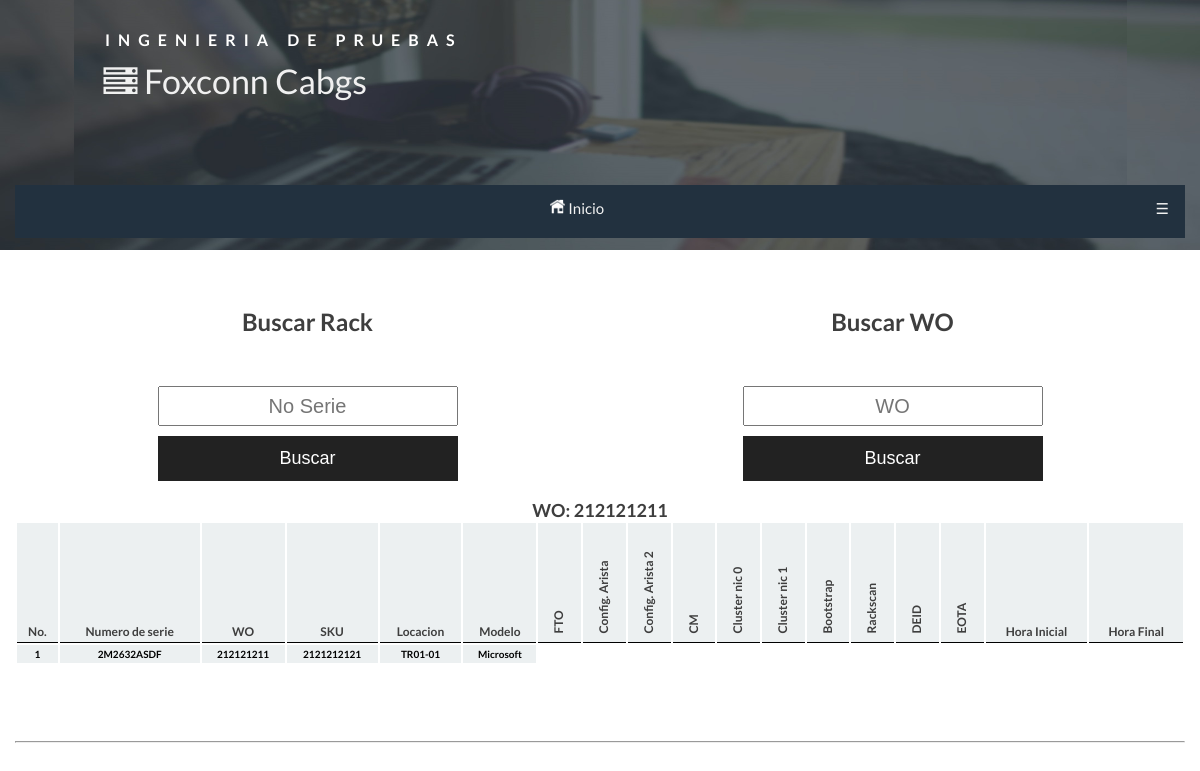
The app's page /JV/buscar.php?WO=212121211 with its own data.
### tables this page shows
CREATE TABLE `racksterminadosjv` (
  `ID` int(11) NOT NULL,
  `NoSerie` varchar(10) NOT NULL,
  `WO` varchar(9) NOT NULL,
  `SKU` varchar(10) NOT NULL,
  `Bahia` int(1) NOT NULL,
  `Locacion` varchar(8) NOT NULL,
  `Modelo` varchar(30) NOT NULL,
  `Corriendo` tinyint(1) NOT NULL,
  `NoReloj` int(5) NOT NULL
);

### JV/buscar.php (the view, shortened to what this page needs)
<?php
include('consultas1.php');
?>
<!DOCTYPE html>
<html>
<head>
	<link rel="stylesheet" href="../css/style.css">
	<link rel="stylesheet" href="../fonts/font-awesome/css/font-awesome.min.css">
	<link rel="stylesheet" href="../css/stylef.css">
	<link rel="stylesheet" href="../css/popup.css">
	<link rel="stylesheet" type="text/css" href="../css/default.css" />
	<link rel="stylesheet" href="../css/component.css">
	<link rel="stylesheet" href="../css/moodalbox.css">
	<link rel="stylesheet" href="style/popup.css">
<link rel="stylesheet" href="style/moodalbox.css" type="text/css" media="screen"/>
</head>
<body class="desarroll">
	<header>
	<div class="grupo ">
		<div class="caja">
			<div class="container">
				<header class="clearfix header2">
					<span>Ingenieria de pruebas</span>
					<a href="/Statuspb/index.php"><h1><i class="fa fa-server" aria-hidden="true"></i> Foxconn Cabgs</h1></a>
				</header>
			</div>
        </div>
      </div>
      <div class="grupo total">
        <div class="caja">
          <center>
            <nav>
              <ul class="topnav">
                <li ><a class="hvr-underline-from-center" href="index.php"><img width="15" src="../img/home.png"> Inicio</a></li>
                <li class="icon">
                  <a href="javascript:void(0);" onclick="myFunction()">&#9776;</a></li>
                </ul>
              </nav></center>
            </div>
          </div>
	</header>
<section>
<div class="grupo">
<div class="caja"><div class="caja web-50" style="float:right;"><center><br><br><br><h2>Buscar WO</h2></center>
		<form class="buscador" action="buscar.php" method="post">
			<input name='WO' placeholder="WO" type="text" pattern="[0-9]{9}" maxlength="9" required><br>
			<button class="btn2" style="width:300px">Buscar</button>
		</form></div>
		<div class="caja web-50" style="float:left;"><center><br><br><br><h2>Buscar Rack</h2></center>
		<form class="buscador" action="buscarr.php" method="post">
			<input name='NoSerie' placeholder="No Serie" type="text" pattern="2[mM]{1}2[0-9a-zA-Z]{7}" maxlength="10" required><br>
			<button class="btn2" style="width:300px">Buscar</button>
		</form></div>
		<?php
		if(isset($_REQUEST['WO'])){
		$WO=$_REQUEST['WO'];
		$con1=mysqli_query($enlace, "SELECT * FROM racksjv WHERE WO='$WO'");
		$con2=mysqli_query($enlace, "SELECT * FROM racksterminadosjv WHERE WO='$WO'");
		if ($cons1=mysqli_fetch_row($con1)||$cons2=mysqli_fetch_row($con2)) {
			$contador=1;
					echo '<table class="stgral"><caption><h2>WO: '.$WO.'</h2></caption>
					<tr><th>No.</th><th>Numero de serie</th><th>WO</th>
					<th>SKU</th><th>Locacion</th><th>Modelo</th>
					<th><div class="verticalText">FTO</div></th>
					<th><div class="verticalText">Config. Arista</div></th>
					<th><div class="verticalText">Config. Arista 2</div></th>
					<th><div class="verticalText">CM</div></th>
					<th><div class="verticalText">Cluster nic 0</div></th>
					<th><div class="verticalText">Cluster nic 1</div></th>
					<th><div class="verticalText">Bootstrap</div></th>
					<th><div class="verticalText">Rackscan</div></th>
					<th><div class="verticalText">DEID</div></th>
					<th><div class="verticalText">EOTA</div></th>
					<th>Hora Inicial</th><th>Hora Final</th></tr>
					';
					$consultawot=mysqli_query($enlace, "SELECT * from racksterminadosjv where WO='$WO' ");
					while($datoswot=mysqli_fetch_row($consultawot)){
						echo '<tr> <td class="tdinfo2">'.$contador.'</td><td class="tdinfo2"><a style="color:black" href="buscar.php?NoSerie='.$datoswot[1].'">'.$datoswot[1].'</a></td><td class="tdinfo2">'.$datoswot[2].'</td><td class="tdinfo2">'.$datoswot[3].'</td><td class="tdinfo2">'.$datoswot[5].'</td><td class="tdinfo2">'.$datoswot[6].'</td>';
						$contador++;
					}
					echo '</table> ';
					echo '<br><br><br><br><hr>';
		}else{
				echo '<center><div><h2 style="color:white; background:#D91E18; margin-top:300px; padding:10px; width:500px; ">No se encontro la WO</h2></div></center>';
		}
}
		?>
</div>
</div>
</section>
</body>
</html>

### css/style.css (style rules this page uses)
* { margin: 0px; padding: 0px; }
body { background-image: url(../img/red.jpg); background-size: 100% 100%; background-repeat: no-repeat; background-attachment: fixed; font-family: 'Lato', Calibri, Arial, sans-serif; font-weight: 400; }
header { background-image: url(../img/try6.jpg); background-size: 100% 100%; height: 250px; color: white; }
.header2 { background-image: url(../img/try6.jpg); background-size: 100% 100%; height: 195px; color: white; }
input { text-transform:capitalize; }
ul.topnav { list-style-type: none; margin: 0; padding: 0; overflow: hidden; }
ul.topnav li a { opacity:5; height:50px; display: inline-block; color: #f2f2f2; text-align: center; padding: 14px 16px; text-align: center; text-decoration: none; font-size: 15px; opacity:5; top:0em; }
ul.topnav li.icon { display: none; }
ul { list-style-type: none; margin: 0; padding: 0; overflow: hidden; background-color: #22313F; }
li { display: inline-block; text-align: center; }
nav { margin-top:-10px; width: 100% background:#22313F; }
.hvr-underline-from-center { -webkit-transform: translateZ(0); transform: translateZ(0); box-shadow: 0 0 1px rgba(0, 0, 0, 0); -webkit-backface-visibility: hidden; backface-visibility: hidden; -moz-osx-font-smoothing: grayscale; position: relative; overflow: hidden; }
.hvr-underline-from-center:before { content: ""; position: absolute; z-index: -1; left: 50%; right: 50%; bottom: 0; background: #59ABE3; height: 4px; -webkit-transition-property: left, right; transition-property: left, right; -webkit-transition-duration: 0.3s; transition-duration: 0.3s; -webkit-transition-timing-function: ease-out; transition-timing-function: ease-out; }
.btn2 { margin-top: 10px; width: 200px; background: #222; color: white; border: 0px; font-size: 18px; outline: 0px; }
table { margin-top: 50px; text-align: left; z-index: -1; }
.tdinfo2 { background: #ECF0F1; color: black; text-align: center; padding: 3px; font-weight: bold; font-size: 10px; }
.tablastadis td, th { padding: 5px; height: 10px; text-align: center; border-bottom: 1px solid #000; }
.buscador { margin-top: 50px; text-align: center; }
.buscador input { width: 300px; height: 40px; font-size: 20px; text-align: center; }
.stgral { width: 100%; text-align: center; font-size: 12px; }
.stgral td { border: 1px black; }
.stgral th { background-color: #ECF0F1; color: #3e3e3e; text-align: center; vertical-align: bottom; height: 120px; padding-bottom: 3px; padding-left: 5px; padding-right: 5px; }
.verticalText { text-align: center; vertical-align: middle; width: 20px; margin: 0px; padding: 0px; padding-left: 3px; padding-right: 3px; padding-top: 10px; white-space: nowrap; -webkit-transform: rotate(-90deg); -moz-transform: rotate(-90deg); }
@media screen and (max-width:1200px) { ul.topnav li:not(:first-child) { display: none; } }
@media screen and (max-width:1200px) { ul.topnav li.icon { float: right; display: inline-block; } }

### css/stylef.css (style rules this page uses)
*, *:before, *:after { box-sizing: border-box; }
body { margin: 0; font-family: sans-serif; }
img { max-width: 100%; height: auto; }
a { text-decoration: none; }
table { width: 100%; table-layout: auto; }
.grupo, .ed-container { display: -webkit-flex; display: -ms-flexbox; display: flex; -webkit-flex-wrap: wrap; -ms-flex-wrap: wrap; flex-wrap: wrap; max-width: 1200px; margin-left: auto; margin-right: auto; width: 100%; }
.grupo.total, .grupo.full, .ed-container.total, .ed-container.full { max-width: 100%; }
.caja, .ed-item { margin: 0; padding-left: 15px; padding-right: 15px; width: 100%; }
@media all and (min-width: 1024px) { .web-50, .caja.web-50, .ed-item.web-50 { width: 50%; } }
.total, .full { width: 100%; clear: both; }
.limpiar:before, .limpiar:after, .clearfix:before, .clearfix:after { content: ""; display: table; width: 100%; clear: both; }
.boton, .button, button { display: inline-block; line-height: 2.5em; background: #ddd; color: #333; padding: 0 1.5em; cursor: pointer; margin-bottom: 1em; }

### records on screen
racksterminadosjv: NoSerie "2M2632ASDF", WO "212121211", SKU "2121212121", Locacion "TR01-01", Modelo "Microsoft"

### other values on screen
$WO "212121211"
